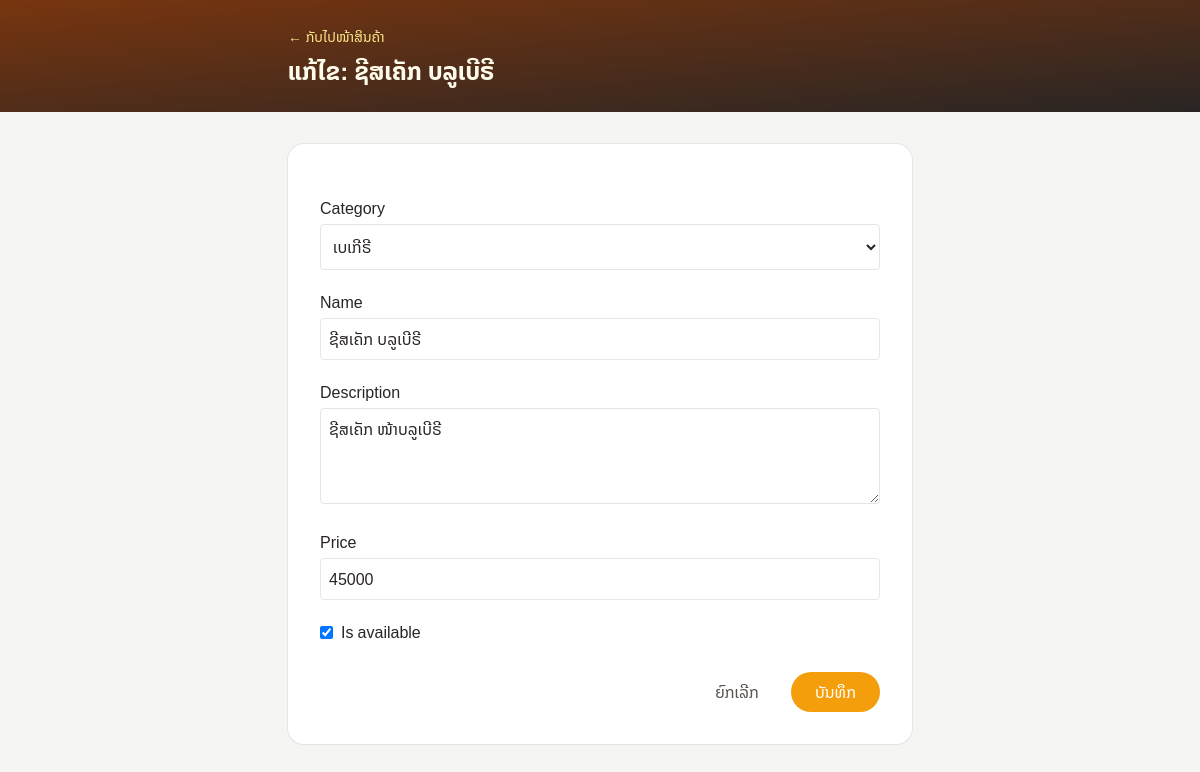
The app's page /menu/19/edit/ with its own data.
### menu/models.py (models this page shows, shortened)
class Product(models.Model):
    category = models.ForeignKey(
        Category, on_delete=models.CASCADE, related_name='products'
    )
    name = models.CharField(max_length=100)
    description = models.TextField(blank=True)
    price = models.DecimalField(max_digits=10, decimal_places=0)
    is_available = models.BooleanField(default=True)
    created_at = models.DateTimeField(auto_now_add=True)
    class Meta:
        ordering = ['-created_at']

### menu/views.py (the view)
# urls.py: path('<int:pk>/edit/', views.product_update, name='product_update'),
def product_update(request, pk):
    product = get_object_or_404(Product, pk=pk)
    if request.method == 'POST':
        form = ProductForm(request.POST,
                           instance=product)
        if form.is_valid():
            form.save()
            messages.success(request, 'ແກ້ໄຂແລ້ວ')
            return redirect('product_detail',
                            pk=product.pk)
    else:
        form = ProductForm(instance=product)
    return render(request, 'menu/form.html',
        {'form': form, 'product': product})

### menu/forms.py
class ProductForm(forms.ModelForm):
    class Meta:
        model = Product
        fields = ['category', 'name', 'description',
                  'price', 'is_available']
        widgets = {
            'name': forms.TextInput(
                attrs={'class': 'w-full border rounded p-2'}),
            'price': forms.NumberInput(
                attrs={'class': 'w-full border rounded p-2'}),
        }

### menu/models.py (called while the page is built)
    def __str__(self):
        return self.name

### menu/templates/menu/form.html (shortened to what this page needs)
<!DOCTYPE html>
<html lang="lo">
<head>
  <script src="https://cdn.tailwindcss.com"></script>
</head>
<body class="bg-stone-100 min-h-screen text-stone-800">
  <header class="bg-gradient-to-br from-amber-900 to-stone-800 text-amber-50">
    <div class="max-w-2xl mx-auto px-6 py-6">
      {% if product %}
        <a href="{% url 'product_detail' product.pk %}" class="text-sm text-amber-200 hover:text-white">← ກັບໄປໜ້າສິນຄ້າ</a>
        <h1 class="mt-2 text-2xl font-bold">ແກ້ໄຂ: {{ product.name }}</h1>
      {% else %}
        <a href="{% url 'menu_list' %}" class="text-sm text-amber-200 hover:text-white">← ກັບໄປໜ້າເມນູ</a>
        <h1 class="mt-2 text-2xl font-bold">ເພີ່ມສິນຄ້າ</h1>
      {% endif %}
    </div>
  </header>
  <main class="max-w-2xl mx-auto px-6 py-8">
    <form method="post" class="space-y-5 rounded-2xl bg-white p-6 shadow-sm ring-1 ring-stone-200 sm:p-8">
      {% for field in form %}
        <div class="field">
          {% if field.name == 'is_available' %}
            <label class="flex items-center gap-2">
              {{ field }} <span class="font-medium">{{ field.label }}</span>
            </label>
          {% else %}
            <label for="{{ field.id_for_label }}" class="mb-1 block font-medium">{{ field.label }}</label>
            {{ field }}
          {% endif %}
        </div>
      {% endfor %}
      <div class="flex justify-end gap-3 pt-2">
        <a href="{% if product %}{% url 'product_detail' product.pk %}{% else %}{% url 'menu_list' %}{% endif %}" class="rounded-full px-5 py-2 text-stone-600 hover:bg-stone-100">ຍົກເລີກ</a>
        <button type="submit" class="rounded-full bg-amber-500 px-6 py-2 font-medium text-white hover:bg-amber-600">ບັນທຶກ</button>
      </div>
    </form>
  </main>
</body>
</html>

### menu/templates/menu/form.html (style rules this page uses)
body { font-family: 'Noto Sans Lao', sans-serif; }
.field select, .field textarea { width: 100%; border: 1px solid #e7e5e4; border-radius: .25rem; padding: .5rem; }
.field textarea { height: 6rem; }
.field input, .field select, .field textarea { background: #fff; }

### records on screen
Product: name "ຊີສເຄັກ ບລູເບີຣີ", form "ເບເກີຣີ" "ຊີສເຄັກ ບລູເບີຣີ" "ຊີສເຄັກ ໜ້າບລູເບີຣີ" "45000", form "☑"

### other values on screen
{{ field.label }} "Category" "Name" "Description" "Price"
{{ field.label }} "Is available"
